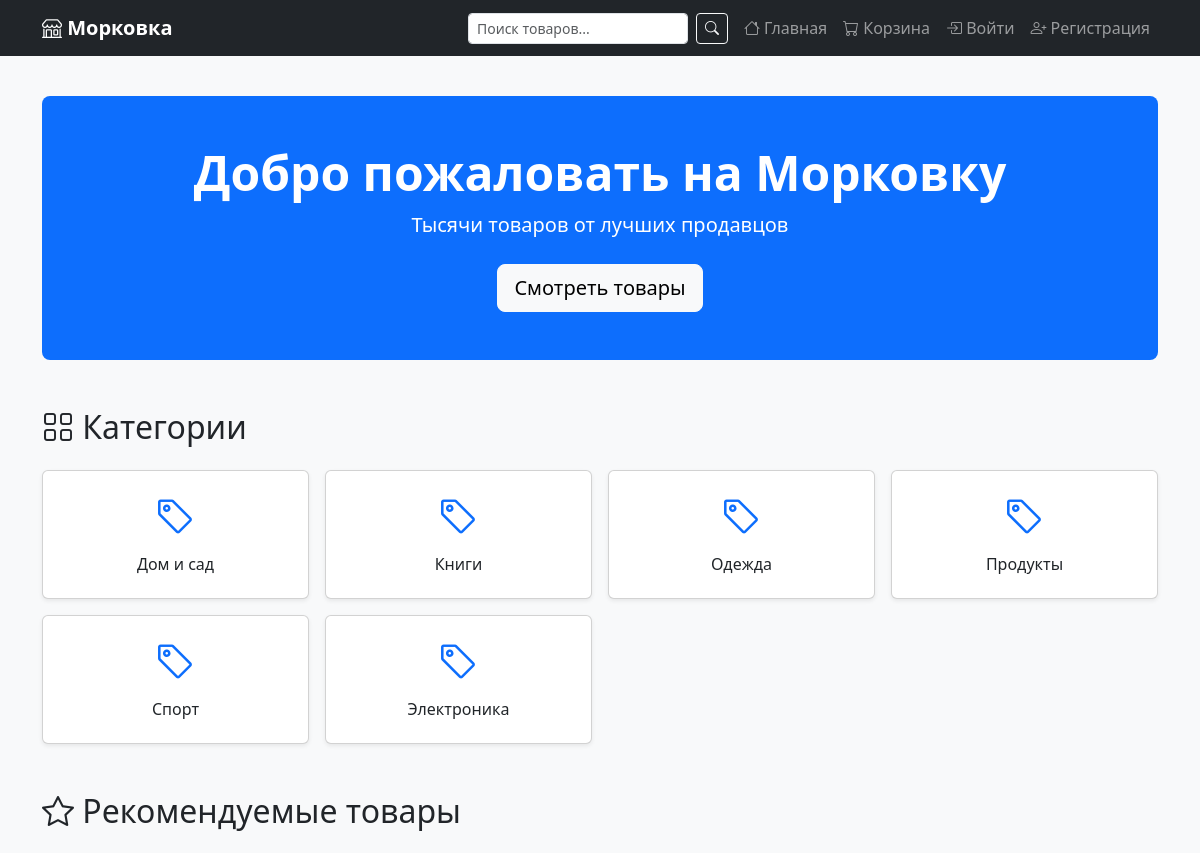
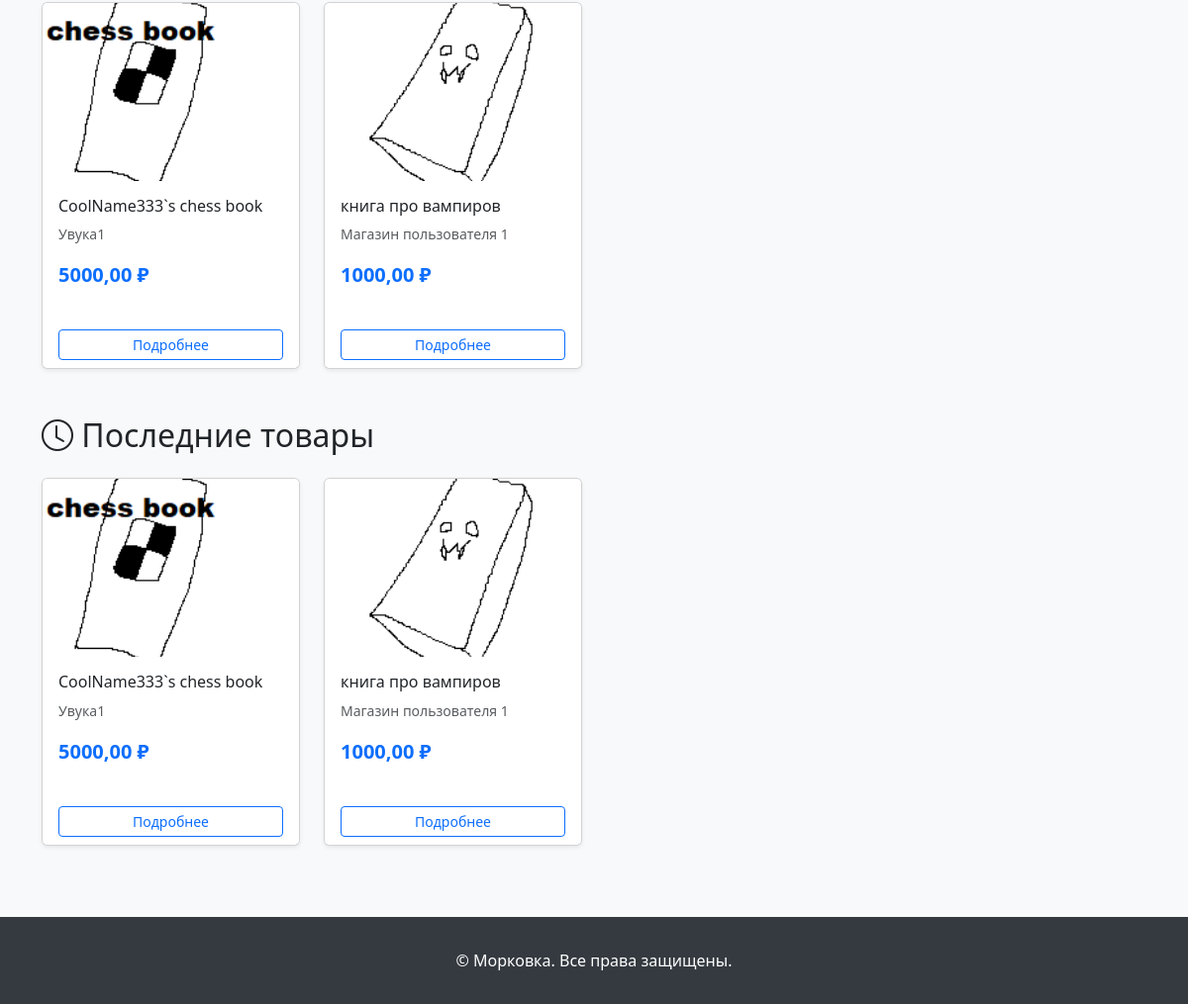
/store/, run on the app's committed database (2 pictures, top to bottom).
### marketplace_project/products/models.py (models this page shows, shortened)
class Category(models.Model):
    name = models.CharField(max_length=200, verbose_name='Название')
    slug = models.SlugField(max_length=200, unique=True, blank=True)
    description = models.TextField(blank=True, verbose_name='Описание')
    parent = models.ForeignKey(
        'self',
        on_delete=models.CASCADE,
        null=True,
        blank=True,
        related_name='children',
        verbose_name='Родительская категория',
    )
    is_active = models.BooleanField(default=True, verbose_name='Активна')
    created_at = models.DateTimeField(auto_now_add=True)
    class Meta:
        verbose_name = 'Категория'
        verbose_name_plural = 'Категории'
        ordering = ['name']
        indexes = [models.Index(fields=['slug'])]
    def get_absolute_url(self):
        return reverse('store:category_detail', kwargs={'slug': self.slug})

class Product(models.Model):
    name = models.CharField(max_length=200, verbose_name='Название')
    slug = models.SlugField(max_length=200, unique=True, blank=True)
    description = models.TextField(blank=True, verbose_name='Описание')
    price = models.DecimalField(
        max_digits=10,
        decimal_places=2,
        verbose_name='Цена',
    )
    stock = models.PositiveIntegerField(
        default=0,
        verbose_name='Остаток на складе',
    )
    image = models.ImageField(
        upload_to='products/',
        blank=True,
        null=True,
        verbose_name='Изображение',
    )
    is_active = models.BooleanField(default=True, verbose_name='Активен')
    created_at = models.DateTimeField(auto_now_add=True)
    updated_at = models.DateTimeField(auto_now=True)
    vendor = models.ForeignKey(
        'users.Vendor',
        on_delete=models.CASCADE,
        related_name='products',
        verbose_name='Продавец',
    )
    category = models.ForeignKey(
        Category,
        on_delete=models.SET_NULL,
        null=True,
        blank=True,
        related_name='products',
        verbose_name='Категория',
    )
    class Meta:
        verbose_name = 'Товар'
        verbose_name_plural = 'Товары'
        ordering = ['-created_at']
        indexes = [
            models.Index(fields=['slug']),
            models.Index(fields=['-created_at']),
            models.Index(fields=['is_active', '-created_at']),
        ]
    def get_absolute_url(self):
        return reverse('store:product_detail', kwargs={'slug': self.slug})

### marketplace_project/users/models.py (models this page shows, shortened)
class Vendor(models.Model):
    STATUS_CHOICES = (
        ('pending', 'На модерации'),
        ('active', 'Активен'),
        ('rejected', 'Отклонено'),
        ('suspended', 'Приостановлен'),
    )
    owner = models.OneToOneField(
        CustomUser,
        on_delete=models.CASCADE,
        related_name='vendor',
        limit_choices_to={'role': 'seller'},
    )
    name = models.CharField(max_length=200, verbose_name='Название магазина')
    slug = models.SlugField(max_length=200, unique=True, blank=True)
    description = models.TextField(blank=True, verbose_name='Описание')
    logo = models.ImageField(upload_to='vendors/', blank=True, null=True)
    email = models.EmailField(blank=True, verbose_name='Контактный email')
    phone = models.CharField(max_length=20, blank=True, verbose_name='Телефон')
    address = models.TextField(blank=True, verbose_name='Адрес магазина')
    status = models.CharField(
        max_length=10,
        choices=STATUS_CHOICES,
        default='pending',
    )
    rating = models.DecimalField(
        max_digits=3,
        decimal_places=2,
        default=0,
        verbose_name='Рейтинг',
    )
    created_at = models.DateTimeField(auto_now_add=True)
    updated_at = models.DateTimeField(auto_now=True)
    class Meta:
        verbose_name = 'Магазин'
        verbose_name_plural = 'Магазины'
        ordering = ['name']

### marketplace_project/products/views.py (the view)
# urls.py: path('', include('products.urls')),  # root -> store home
def home(request):
    categories = Category.objects.filter(is_active=True).prefetch_related('products')
    latest_products = Product.objects.select_related('vendor', 'category').filter(
        is_active=True
    ).order_by('-created_at')[:12]
    featured_products = Product.objects.select_related('vendor', 'category').filter(
        is_active=True
    ).order_by('-created_at')[:4]
    return render(request, 'store/home.html', {
        'categories': categories,
        'latest_products': latest_products,
        'featured_products': featured_products,
    })

### templates/store/home.html (shortened to what this page needs)
{% extends 'base.html' %}
{% block content %}
<div class="bg-primary text-white rounded-3 p-5 mb-5 text-center">
    <h1 class="display-5 fw-bold">Добро пожаловать на Морковку</h1>
    <p class="lead">Тысячи товаров от лучших продавцов</p>
    <a href="#products" class="btn btn-light btn-lg mt-2">Смотреть товары</a>
</div>
<div class="mb-5">
    <h2 class="mb-4"><i class="bi bi-grid"></i> Категории</h2>
    <div class="row g-3">
        {% for category in categories %}
        <div class="col-6 col-md-4 col-lg-3">
            <a href="{{ category.get_absolute_url }}" class="text-decoration-none">
                <div class="card h-100 text-center shadow-sm hover-shadow">
                    <div class="card-body">
                        <i class="bi bi-tag fs-1 text-primary"></i>
                        <h6 class="card-title mt-2">{{ category.name }}</h6>
                    </div>
                </div>
            </a>
        </div>
        {% empty %}
        <div class="col-12">
            <p class="text-muted">Категории пока не добавлены.</p>
        </div>
        {% endfor %}
    </div>
</div>
<div class="mb-5" id="products">
    <h2 class="mb-4"><i class="bi bi-star"></i> Рекомендуемые товары</h2>
    <div class="row g-4">
        {% for product in featured_products %}
        <div class="col-6 col-md-3">
            <div class="card product-card h-100 shadow-sm">
                {% if product.image %}
                <img src="{{ product.image.url }}" class="card-img-top" alt="{{ product.name }}"
                     style="height:180px;object-fit:cover;">
                {% else %}
                <div class="card-img-top bg-secondary d-flex align-items-center justify-content-center"
                     style="height:180px;color:white;font-size:3rem;">
                    <i class="bi bi-image"></i>
                </div>
                {% endif %}
                <div class="card-body">
                    <h6 class="card-title text-truncate">{{ product.name }}</h6>
                    <p class="text-muted small">{{ product.vendor.name }}</p>
                    <p class="fw-bold text-primary fs-5">{{ product.price }} ₽</p>
                </div>
                <div class="card-footer bg-white border-top-0">
                    <a href="{{ product.get_absolute_url }}" class="btn btn-outline-primary btn-sm w-100">
                        Подробнее
                    </a>
                </div>
            </div>
        </div>
        {% empty %}
        <div class="col-12">
            <p class="text-muted">Товары пока не добавлены.</p>
        </div>
        {% endfor %}
    </div>
</div>
<div>
    <h2 class="mb-4"><i class="bi bi-clock"></i> Последние товары</h2>
    <div class="row g-4">
        {% for product in latest_products %}
        <div class="col-6 col-md-3">
            <div class="card product-card h-100 shadow-sm">
                {% if product.image %}
                <img src="{{ product.image.url }}" class="card-img-top" alt="{{ product.name }}"
                     style="height:180px;object-fit:cover;">
                {% else %}
                <div class="card-img-top bg-secondary d-flex align-items-center justify-content-center"
                     style="height:180px;color:white;font-size:3rem;">
                    <i class="bi bi-image"></i>
                </div>
                {% endif %}
                <div class="card-body">
                    <h6 class="card-title text-truncate">{{ product.name }}</h6>
                    <p class="text-muted small">{{ product.vendor.name }}</p>
                    <p class="fw-bold text-primary fs-5">{{ product.price }} ₽</p>
                </div>
                <div class="card-footer bg-white border-top-0">
                    <a href="{{ product.get_absolute_url }}" class="btn btn-outline-primary btn-sm w-100">
                        Подробнее
                    </a>
                </div>
            </div>
        </div>
        {% endfor %}
    </div>
</div>
{% endblock %}

### templates/base.html (shortened to what this page needs)
<!DOCTYPE html>
<html lang="ru">
<head>
    <link href="https://cdn.jsdelivr.net/npm/bootstrap@5.3.3/dist/css/bootstrap.min.css" rel="stylesheet">
    <link href="https://cdn.jsdelivr.net/npm/bootstrap-icons@1.11.3/font/bootstrap-icons.min.css" rel="stylesheet">
</head>
<body>
    <nav class="navbar navbar-expand-lg navbar-dark bg-dark">
        <div class="container">
            <a class="navbar-brand" href="{% url 'store:home' %}">
                <i class="bi bi-shop"></i> Морковка
            </a>
            <div class="collapse navbar-collapse" id="navbarMain">
                <form class="d-flex ms-auto me-2" action="{% url 'store:search' %}" method="GET">
                    <input class="form-control form-control-sm me-2" type="search" name="q"
                           placeholder="Поиск товаров..." value="{{ request.GET.q|default:'' }}">
                    <button class="btn btn-outline-light btn-sm" type="submit">
                        <i class="bi bi-search"></i>
                    </button>
                </form>
                <ul class="navbar-nav">
                    <li class="nav-item">
                        <a class="nav-link" href="{% url 'store:home' %}">
                            <i class="bi bi-house"></i> Главная
                        </a>
                    </li>
                    <li class="nav-item">
                        <a class="nav-link" href="{% url 'cart:summary' %}">
                            <i class="bi bi-cart"></i> Корзина
                        </a>
                    </li>
                    {% if user.is_authenticated %}
                    <li class="nav-item">
                        <a class="nav-link" href="{% url 'payments:topup' %}">
                            <i class="bi bi-wallet2"></i> Баланс: {{ user.balance|floatformat:2 }} ₽
                        </a>
                    </li>
                    {% if user.is_seller %}
                        <li class="nav-item">
                            <a class="nav-link" href="{% url 'vendors:dashboard' %}">
                                <i class="bi bi-briefcase"></i> Кабинет продавца
                            </a>
                        </li>
                        {% endif %}
                        <li class="nav-item dropdown">
                            <a class="nav-link dropdown-toggle" href="#" data-bs-toggle="dropdown">
                                <i class="bi bi-person"></i> {{ user.get_username }}
                            </a>
                            <ul class="dropdown-menu">
                                <li><a class="dropdown-item" href="{% url 'payments:topup' %}">
                                    <i class="bi bi-wallet2"></i> Баланс: {{ user.balance|floatformat:2 }} ₽
                                </a></li>
                                <li><a class="dropdown-item" href="{% url 'users:profile' pk=user.pk %}">
                                    <i class="bi bi-person-circle"></i> Профиль
                                </a></li>
                                <li><a class="dropdown-item" href="{% url 'orders:order_list' %}">
                                    <i class="bi bi-list-ul"></i> Мои заказы
                                </a></li>
                                <li><hr class="dropdown-divider"></li>
                                <li>
                                    <form action="{% url 'users:logout' %}" method="post" class="d-inline">
                                        {% csrf_token %}
                                        <button class="dropdown-item" type="submit">
                                            <i class="bi bi-box-arrow-right"></i> Выйти
                                        </button>
                                    </form>
                                </li>
                            </ul>
                        </li>
                    {% else %}
                        <li class="nav-item">
                            <a class="nav-link" href="{% url 'users:login' %}">
                                <i class="bi bi-box-arrow-in-right"></i> Войти
                            </a>
                        </li>
                        <li class="nav-item">
                            <a class="nav-link" href="{% url 'users:register' %}">
                                <i class="bi bi-person-plus"></i> Регистрация
                            </a>
                        </li>
                    {% endif %}
                </ul>
            </div>
        </div>
    </nav>
    <main class="container py-4">
        {% block content %}{% endblock %}
    </main>
    <footer class="footer">
        <div class="container text-center">
            <p class="mb-0">&copy; Морковка. Все права защищены.</p>
        </div>
    </footer>
</body>
</html>

### templates/base.html (style rules this page uses)
body { background-color: #f8f9fa; }
.navbar-brand { font-weight: bold; }
.product-card { transition: transform 0.2s; }
.footer { background: #343a40; color: white; padding: 2rem 0; margin-top: 3rem; }

### data on the page
Category: name "Дом и сад"
Category: name "Книги"
Category: name "Одежда"
Category: name "Продукты"
Category: name "Спорт"
Category: name "Электроника"
Product: image (picture), name "CoolName333`s chess book", vendor.name "Увука1", price "5000,00"
Product: image (picture), name "книга про вампиров", vendor.name "Магазин пользователя 1", price "1000,00"
